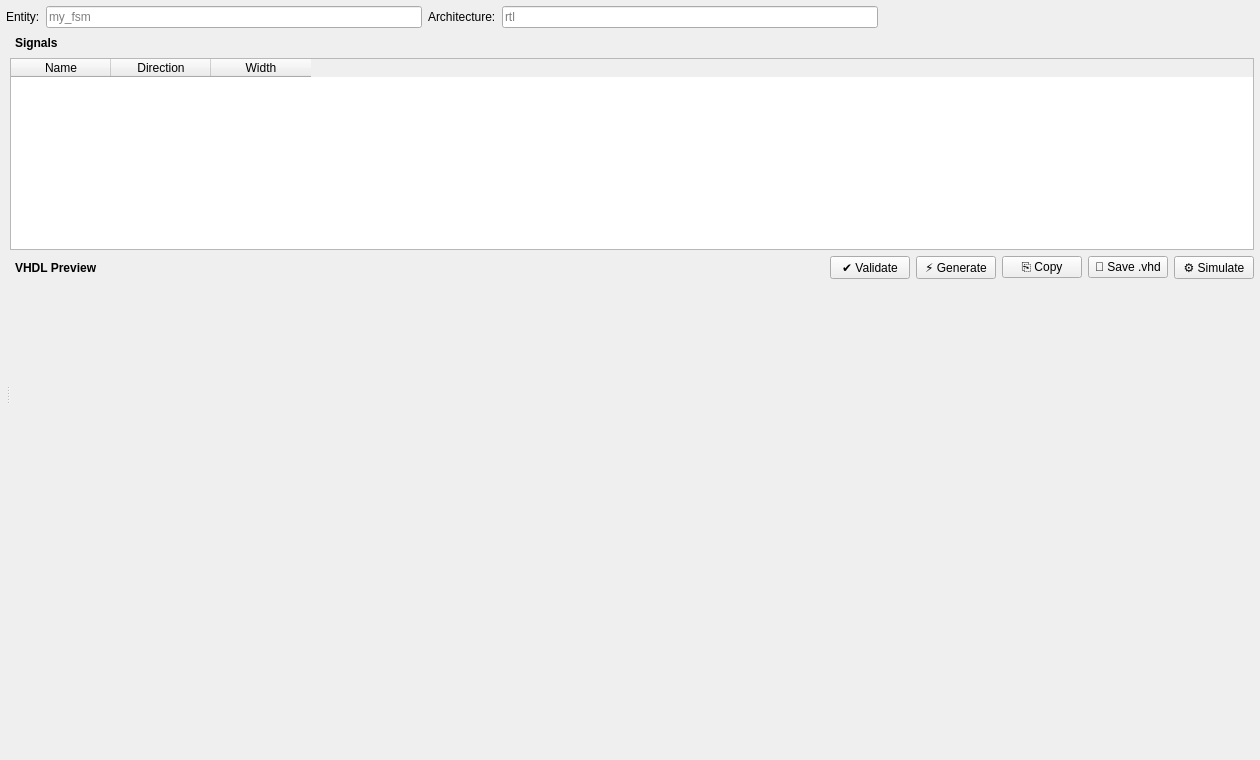
<?xml version="1.0" encoding="UTF-8"?>
<ui version="4.0">
 <class>SequentialWidget</class>
 <widget class="QWidget" name="SequentialWidget">
  <property name="geometry">
   <rect><x>0</x><y>0</y><width>1260</width><height>760</height></rect>
  </property>
  <layout class="QVBoxLayout" name="mainLayout">
   <property name="leftMargin"><number>6</number></property>
   <property name="topMargin"><number>6</number></property>
   <property name="rightMargin"><number>6</number></property>
   <property name="bottomMargin"><number>6</number></property>
   <property name="spacing"><number>6</number></property>

   <!-- Top toolbar: entity / arch names only -->
   <item>
    <layout class="QHBoxLayout" name="toolbarLayout">
     <item>
      <widget class="QLabel" name="labelEntityName">
       <property name="text"><string>Entity:</string></property>
      </widget>
     </item>
     <item>
      <widget class="QLineEdit" name="lineEditEntityName">
       <property name="placeholderText"><string>my_fsm</string></property>
       <property name="maximumWidth"><number>180</number></property>
      </widget>
     </item>
     <item>
      <widget class="QLabel" name="labelArchName">
       <property name="text"><string>Architecture:</string></property>
      </widget>
     </item>
     <item>
      <widget class="QLineEdit" name="lineEditArchName">
       <property name="placeholderText"><string>rtl</string></property>
       <property name="maximumWidth"><number>140</number></property>
      </widget>
     </item>
     <item>
      <spacer>
       <property name="orientation"><enum>Qt::Horizontal</enum></property>
       <property name="sizeHint" stdset="0">
        <size><width>40</width><height>20</height></size>
       </property>
      </spacer>
     </item>
    </layout>
   </item>

   <!-- Main splitter: left = toolbar+canvas, right = signals+preview -->
   <item>
    <widget class="QSplitter" name="splitterMain">
     <property name="orientation"><enum>Qt::Horizontal</enum></property>
     <property name="childrenCollapsible"><bool>false</bool></property>

     <!-- Left panel: vertical icon toolbar + ASM canvas -->
     <widget class="QWidget" name="canvasPanel">
      <layout class="QHBoxLayout" name="canvasPanelLayout">
       <property name="leftMargin"><number>0</number></property>
       <property name="topMargin"><number>0</number></property>
       <property name="rightMargin"><number>0</number></property>
       <property name="bottomMargin"><number>0</number></property>
       <property name="spacing"><number>0</number></property>

       <!-- Vertical icon toolbar (promoted widget) -->
       <item>
        <widget class="AsmToolbar" name="asmToolbar" native="true">
         <property name="sizePolicy">
          <sizepolicy hsizetype="Fixed" vsizetype="Expanding">
           <horstretch>0</horstretch><verstretch>0</verstretch>
          </sizepolicy>
         </property>
        </widget>
       </item>

       <!-- ASM canvas (promoted widget) -->
       <item>
        <widget class="ASMCanvasWidget" name="asmCanvasWidget" native="true">
         <property name="sizePolicy">
          <sizepolicy hsizetype="Expanding" vsizetype="Expanding">
           <horstretch>1</horstretch><verstretch>0</verstretch>
          </sizepolicy>
         </property>
        </widget>
       </item>
      </layout>
     </widget>

     <!-- Right panel: signal manager + VHDL preview -->
     <widget class="QWidget" name="rightPanel">
      <layout class="QVBoxLayout" name="rightLayout">
       <property name="leftMargin"><number>0</number></property>
       <property name="topMargin"><number>0</number></property>
       <property name="rightMargin"><number>0</number></property>
       <property name="bottomMargin"><number>0</number></property>

       <!-- Signal manager -->
       <item>
        <widget class="QLabel" name="labelSignals">
         <property name="text"><string>Signals</string></property>
         <property name="styleSheet"><string>font-weight: bold; padding: 2px;</string></property>
        </widget>
       </item>
       <item>
        <widget class="QTableWidget" name="tableSignals">
         <property name="sizePolicy">
          <sizepolicy hsizetype="Expanding" vsizetype="Fixed">
           <horstretch>0</horstretch><verstretch>0</verstretch>
          </sizepolicy>
         </property>
         <property name="maximumHeight"><number>140</number></property>
         <property name="selectionBehavior"><enum>QAbstractItemView::SelectRows</enum></property>
         <column><property name="text"><string>Name</string></property></column>
         <column><property name="text"><string>Direction</string></property></column>
         <column><property name="text"><string>Width</string></property></column>
        </widget>
       </item>

       <!-- VHDL preview toolbar -->
       <item>
        <layout class="QHBoxLayout" name="previewToolbar">
         <item>
          <widget class="QLabel" name="labelPreview">
           <property name="text"><string>VHDL Preview</string></property>
           <property name="styleSheet"><string>font-weight: bold; padding: 2px;</string></property>
          </widget>
         </item>
         <item>
          <spacer>
           <property name="orientation"><enum>Qt::Horizontal</enum></property>
           <property name="sizeHint" stdset="0">
            <size><width>40</width><height>20</height></size>
           </property>
          </spacer>
         </item>
         <item>
          <widget class="QPushButton" name="btnValidate">
           <property name="text"><string>✔ Validate</string></property>
          </widget>
         </item>
         <item>
          <widget class="QPushButton" name="btnGenerate">
           <property name="text"><string>⚡ Generate</string></property>
          </widget>
         </item>
         <item>
          <widget class="QPushButton" name="btnCopyVHDL">
           <property name="text"><string>⎘ Copy</string></property>
          </widget>
         </item>
         <item>
          <widget class="QPushButton" name="btnSaveVHDL">
           <property name="text"><string>💾 Save .vhd</string></property>
          </widget>
         </item>
         <item>
          <widget class="QPushButton" name="btnSimulate">
           <property name="text"><string>⚙ Simulate</string></property>
           <property name="checkable"><bool>true</bool></property>
          </widget>
         </item>
        </layout>
       </item>

       <!-- VHDL preview widget -->
       <item>
        <widget class="VHDLPreviewWidget" name="vhdlPreviewWidget" native="true">
         <property name="sizePolicy">
          <sizepolicy hsizetype="Expanding" vsizetype="Expanding">
           <horstretch>0</horstretch><verstretch>0</verstretch>
          </sizepolicy>
         </property>
        </widget>
       </item>
      </layout>
     </widget>

    </widget>
   </item>

  </layout>
 </widget>
 <customwidgets>
  <customwidget>
   <class>AsmToolbar</class>
   <extends>QWidget</extends>
   <header>widgets.asm_toolbar</header>
   <container>0</container>
  </customwidget>
  <customwidget>
   <class>ASMCanvasWidget</class>
   <extends>QWidget</extends>
   <header>widgets.asm_canvas_widget</header>
   <container>0</container>
  </customwidget>
  <customwidget>
   <class>VHDLPreviewWidget</class>
   <extends>QWidget</extends>
   <header>widgets.vhdl_preview_widget</header>
   <container>0</container>
  </customwidget>
 </customwidgets>
 <resources/>
 <connections/>
</ui>
